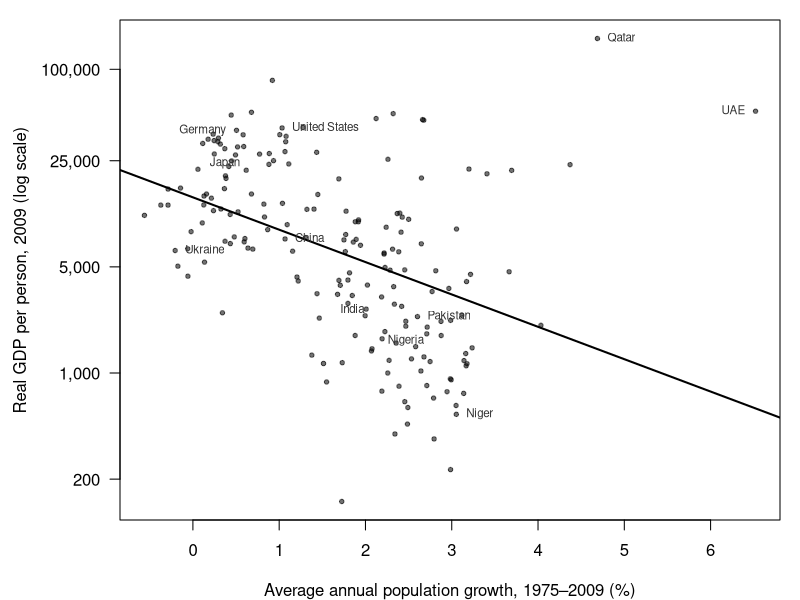
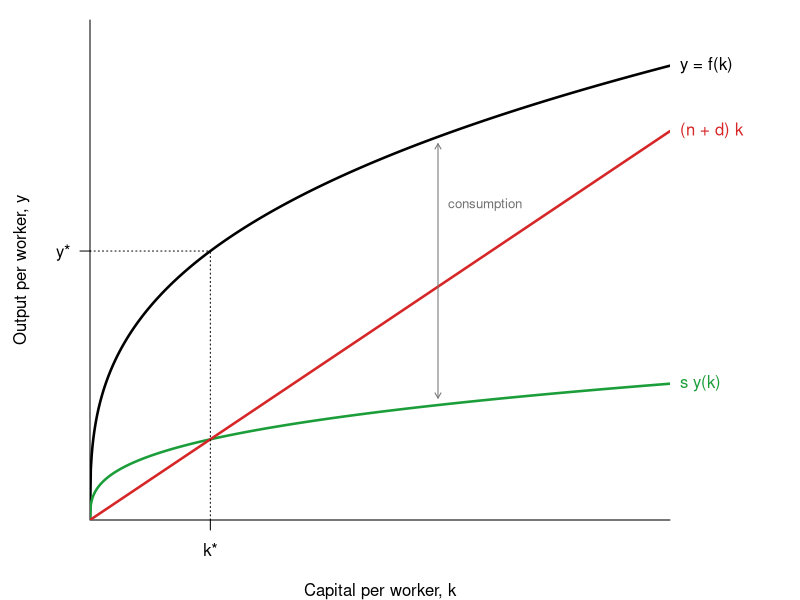
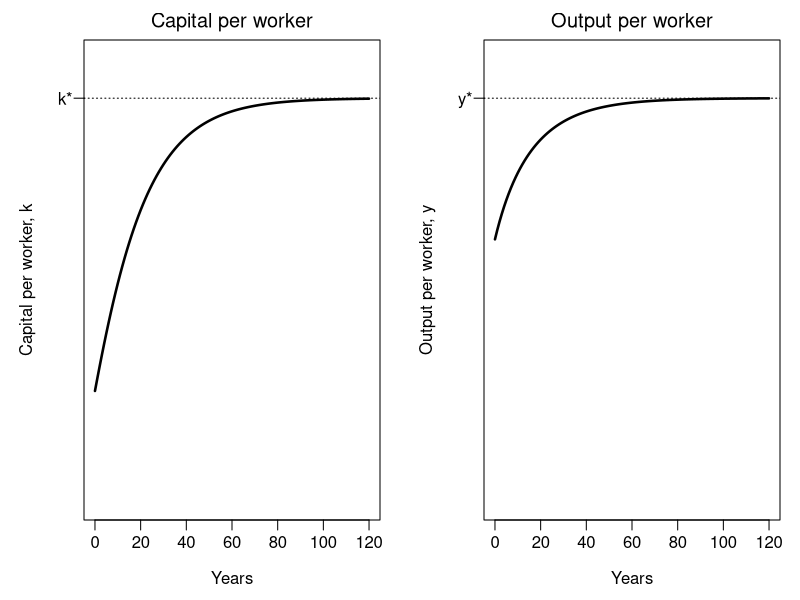
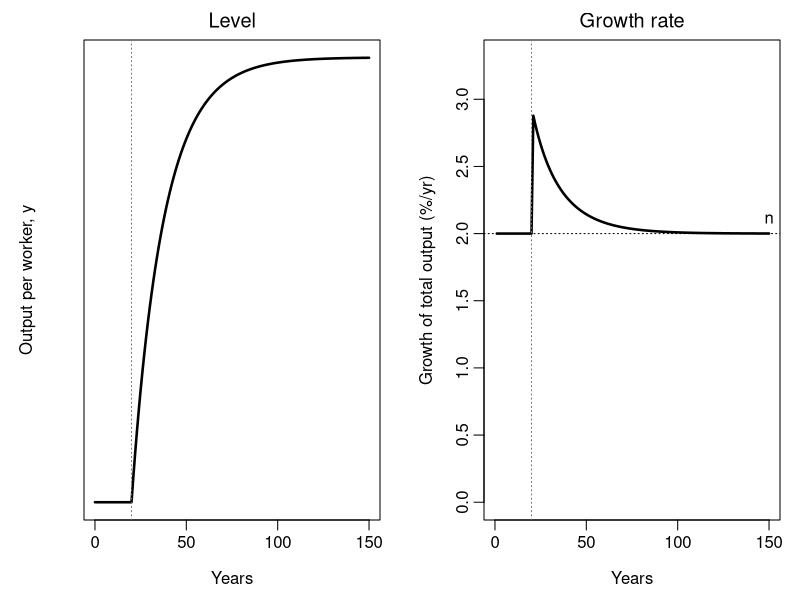
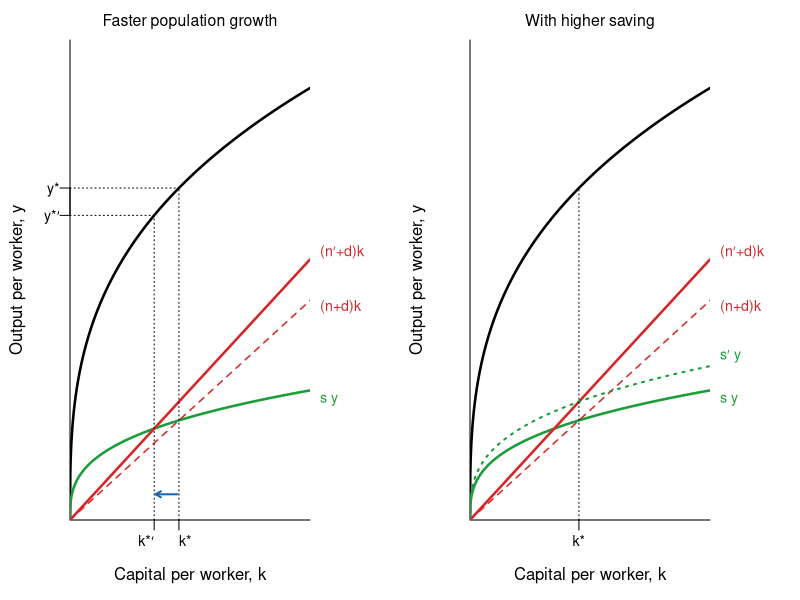
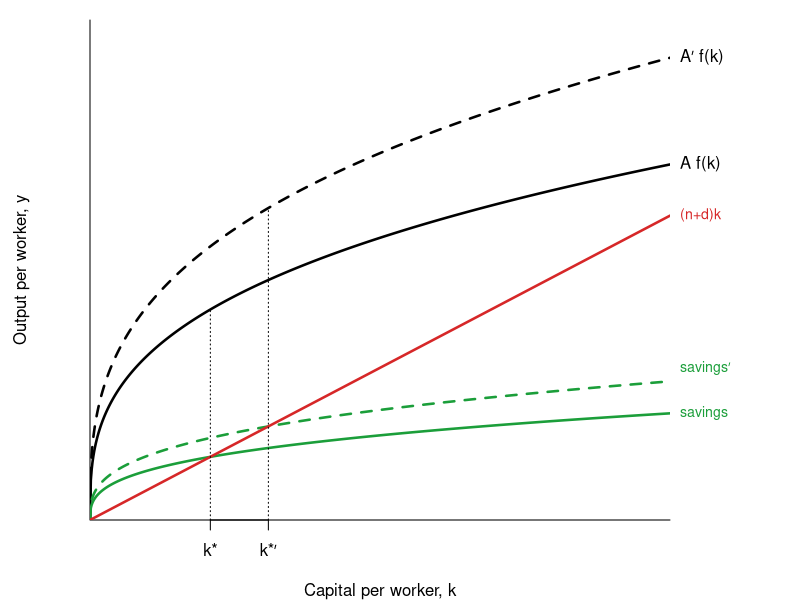
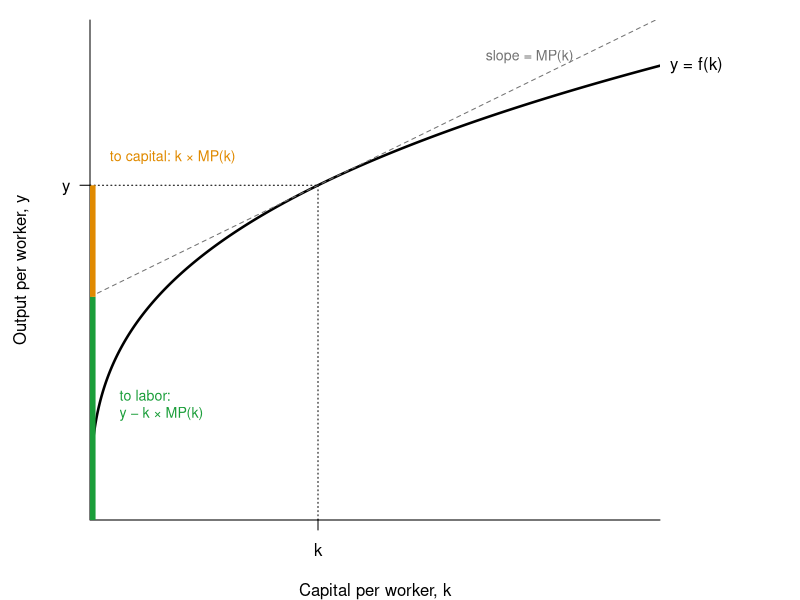
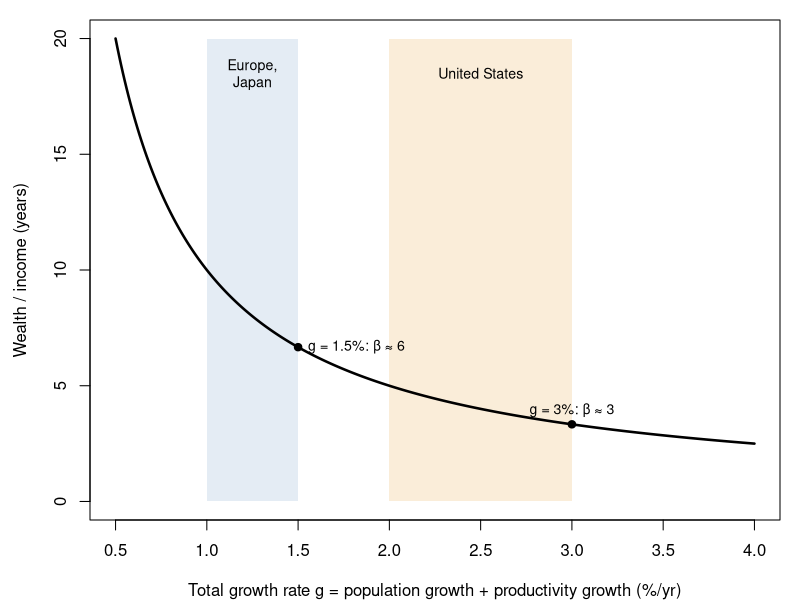

Here is the R script that generated these plots, in order:
## ---- chunk 1
#| label: setup-ch3
#| include: false

col_y <- "black"; col_s <- "#1b9e3a"; col_req <- "#d62728"; col_grey <- "grey45"
col_cap <- "#e08a00"; col_lab <- "#1b9e3a"

## Illustrative Solow model: y = A k^alpha, saving s, population growth n,
## depreciation d. Parameter values are illustrative only.
alpha <- 1/3
f <- function(k, A = 1) A * k^alpha
k_star <- function(s, n, d, A = 1) (s * A / (n + d))^(1 / (1 - alpha))

## Simulate capital per worker year by year:  change in k = s*y - (n+d)*k
simulate_solow <- function(k0, years, s, n, d, A = 1) {
  k <- numeric(years + 1); k[1] <- k0
  for (t in 1:years) k[t + 1] <- k[t] + s * f(k[t], A[min(t, length(A))]) -
                                  (n + d) * k[t]
  k
}

## A two-curve Solow diagram: production function, saving, investment requirement
solow_axes <- function(kmax, ymax, ...) {
  plot(NA, xlim = c(0, kmax), ylim = c(0, ymax), xaxs = "i", yaxs = "i",
       xaxt = "n", yaxt = "n", bty = "l",
       xlab = "Capital per worker, k", ylab = "Output per worker, y", ...)
}
## ---- chunk 2
#| label: fig-weil
#| fig-cap: "Real GDP per person in 2009 (log scale) against average annual population growth, 1975–2009, for 187 countries, with a least-squares line. Data: Weil's Economic Growth dataset (Penn World Table), which lecture code uses."
#| fig-height: 4.6
weil <- read.csv("data/weil_2011_growth_subset.csv")
weil <- weil[complete.cases(weil$gpop, weil$rgdpch2009), ]
op <- par(mar = c(4, 6, 1, 1))
plot(weil$gpop, weil$rgdpch2009, log = "y", pch = 19, cex = 0.6,
     col = adjustcolor("black", 0.55),
     xlab = "Average annual population growth, 1975–2009 (%)",
     ylab = "", yaxt = "n")
axis(2, at = c(200, 1000, 5000, 25000, 100000),
     labels = c("200", "1,000", "5,000", "25,000", "100,000"), las = 1)
abline(lm(log10(rgdpch2009) ~ gpop, data = weil), lwd = 2)
lab_c <- c("Japan", "United States", "Nigeria", "Pakistan", "Germany", "Qatar",
           "United Arab Emirates", "India", "China", "Niger", "Ukraine")
lab_pos <- c(1, 4, 1, 4, 3, 4, 2, 1, 4, 4, 4)
i <- match(lab_c, weil$Country)
text(weil$gpop[i], weil$rgdpch2009[i], sub("United Arab Emirates", "UAE", lab_c),
     cex = 0.7, pos = lab_pos, col = "grey20")
mtext("Real GDP per person, 2009 (log scale)", side = 2, line = 4.5)
r_weil <- cor(weil$gpop, log(weil$rgdpch2009))
par(op)
## ---- chunk 3
#| label: fig-steady
#| fig-cap: "The Solow model. Output per worker y = f(k) rises with capital per worker at a diminishing rate. Saving per worker s·y(k) is a fixed fraction of output. The investment requirement (n + d)k is what must be invested just to keep k constant. The steady state k* is where saving exactly meets the requirement."
#| fig-height: 4.8
#| echo: false
s0 <- 0.3; n0 <- 0.02; d0 <- 0.06
kmax <- 35; k <- seq(0, kmax, 0.05)
ks <- k_star(s0, n0, d0); ys <- f(ks)
op <- par(mar = c(4, 4.5, 1, 6.5))
solow_axes(kmax, 3.6)
lines(k, f(k), lwd = 2.5, col = col_y)
lines(k, s0 * f(k), lwd = 2.5, col = col_s)
lines(k, (n0 + d0) * k, lwd = 2.5, col = col_req)
segments(ks, 0, ks, ys, lty = 3); segments(0, ys, ks, ys, lty = 3)
axis(1, at = ks, labels = "k*"); axis(2, at = ys, labels = "y*", las = 1)
text(kmax, f(kmax), "y = f(k)", pos = 4, xpd = NA)
text(kmax, s0 * f(kmax), "s y(k)", pos = 4, xpd = NA, col = col_s)
text(kmax, (n0 + d0) * kmax, "(n + d) k", pos = 4, xpd = NA, col = col_req)
k1 <- 21
arrows(k1, s0 * f(k1) + 0.05, k1, f(k1) - 0.05, code = 3, length = 0.06,
       col = col_grey)
text(k1, (f(k1) + (n0 + d0) * k1) / 2 + 0.05, "consumption", pos = 4, col = col_grey,
     cex = 0.8)
par(op)
## ---- chunk 4
#| label: fig-converge
#| fig-cap: "Convergence to the steady state from a low initial capital per worker, simulated with the parameters of the previous figure. Output per worker rises quickly at first and then levels off at y*."
#| fig-height: 3.2
#| echo: false
kpath <- simulate_solow(k0 = 2, years = 120, s = s0, n = n0, d = d0)
op <- par(mfrow = c(1, 2), mar = c(4, 4.2, 2, 1), mgp = c(2.4, 0.6, 0))
plot(0:120, kpath, type = "l", lwd = 2.5, ylim = c(0, ks * 1.1), yaxt = "n",
     xlab = "Years", ylab = "Capital per worker, k", main = "Capital per worker",
     font.main = 1)
abline(h = ks, lty = 3); axis(2, at = ks, labels = "k*", las = 1)
plot(0:120, f(kpath), type = "l", lwd = 2.5, ylim = c(0, ys * 1.1), yaxt = "n",
     xlab = "Years", ylab = "Output per worker, y", main = "Output per worker",
     font.main = 1)
abline(h = ys, lty = 3); axis(2, at = ys, labels = "y*", las = 1)
par(op)
## ---- chunk 5
#| label: fig-saving
#| fig-cap: "A permanent rise in the saving rate at year 20 (after Dornbusch and Fischer, Figure 19-5). Left: output per worker rises to a new, higher steady-state level. Right: the growth rate of total output rises temporarily, then falls back to the population growth rate n."
#| fig-height: 3.4
#| echo: false
yrs <- 0:150; t0 <- 20
s_path <- ifelse(yrs < t0, s0, 0.4)
kk <- numeric(length(yrs)); kk[1] <- k_star(s0, n0, d0)
for (t in 2:length(yrs)) kk[t] <- kk[t - 1] + s_path[t - 1] * f(kk[t - 1]) -
                                   (n0 + d0) * kk[t - 1]
yy <- f(kk)
gY <- c(NA, 100 * (diff(log(yy)) + n0))
op <- par(mfrow = c(1, 2), mar = c(4, 4.2, 2, 1), mgp = c(2.4, 0.6, 0))
plot(yrs, yy, type = "l", lwd = 2.5, yaxt = "n", xlab = "Years",
     ylab = "Output per worker, y", main = "Level", font.main = 1)
abline(v = t0, lty = 3, col = col_grey)
plot(yrs, gY, type = "l", lwd = 2.5, ylim = c(0, max(gY, na.rm = TRUE) * 1.15),
     xlab = "Years", ylab = "Growth of total output (%/yr)", main = "Growth rate",
     font.main = 1)
abline(h = 100 * n0, lty = 3); abline(v = t0, lty = 3, col = col_grey)
text(150, 100 * n0, "n", pos = 3)
par(op)
## ---- chunk 6
#| label: fig-popgrowth
#| fig-cap: "Faster population growth (left) rotates the investment requirement upward, lowering steady-state capital per worker (k*′) and output per worker (y*′). Right: saving more (dotted s′y(k)) could restore the old capital per worker, but at the cost of consumption."
#| fig-height: 4.2
#| echo: false
n1 <- 0.035; kz <- 16; kzz <- seq(0, kz, 0.02)
ks1 <- k_star(s0, n1, d0); ys1 <- f(ks1)
s1 <- s0 * (n1 + d0) / (n0 + d0)        # saving rate that restores old k*
op <- par(mfrow = c(1, 2), mar = c(4, 3.5, 2, 4.5), mgp = c(2.2, 0.5, 0))
for (panel in 1:2) {
  solow_axes(kz, 2.8, main = c("Faster population growth", "With higher saving")[panel],
             font.main = 1, cex.main = 0.95)
  lines(kzz, f(kzz), lwd = 2.5)
  lines(kzz, s0 * f(kzz), lwd = 2.5, col = col_s)
  lines(kzz, (n0 + d0) * kzz, lwd = 1.5, col = col_req, lty = 2)
  lines(kzz, (n1 + d0) * kzz, lwd = 2.5, col = col_req)
  text(kz, s0 * f(kz) - 0.05, "s y", pos = 4, xpd = NA, col = col_s, cex = 0.85)
  text(kz, (n1 + d0) * kz + 0.04, "(n′+d)k", pos = 4, xpd = NA,
       col = col_req, cex = 0.85)
  text(kz, (n0 + d0) * kz - 0.04, "(n+d)k", pos = 4, xpd = NA, col = col_req,
       cex = 0.85)
  if (panel == 1) {
    segments(c(ks, ks1), 0, c(ks, ks1), c(ys, ys1), lty = 3)
    axis(1, at = ks1, labels = "k*′", cex.axis = 0.85, hadj = 1)
    axis(1, at = ks, labels = "k*", cex.axis = 0.85, hadj = 0)
    axis(2, at = c(ys1, ys), labels = c("y*′", "y*"), las = 1, cex.axis = 0.85)
    segments(0, c(ys, ys1), c(ks, ks1), c(ys, ys1), lty = 3)
    arrows(ks - 0.1, 0.15, ks1 + 0.1, 0.15, length = 0.06, col = "#2166ac", lwd = 2)
  } else {
    lines(kzz, s1 * f(kzz), lwd = 2, col = col_s, lty = 3)
    text(kz, s1 * f(kz) + 0.06, "s′ y", pos = 4, xpd = NA, col = col_s, cex = 0.85)
    segments(ks, 0, ks, ys, lty = 3)
    axis(1, at = ks, labels = "k*", cex.axis = 0.85)
  }
}
par(op)
## ---- chunk 7
#| label: fig-tech
#| fig-cap: "A technological improvement raises output at every capital-labor ratio, from A f(k) to A′f(k). Saving rises with output, so the steady state moves from k* to k*′: technology raises output directly and then through capital deepening."
#| fig-height: 4.6
#| echo: false
A1 <- 1.3
ksA <- k_star(s0, n0, d0, A1)
op <- par(mar = c(4, 4.5, 1, 6.5))
solow_axes(kmax, 4.6)
kx <- seq(0, kmax, 0.05)
lines(kx, f(kx), lwd = 2.5); lines(kx, f(kx, A1), lwd = 2.5, lty = 2)
lines(kx, s0 * f(kx), lwd = 2.5, col = col_s)
lines(kx, s0 * f(kx, A1), lwd = 2.5, col = col_s, lty = 2)
lines(kx, (n0 + d0) * kx, lwd = 2.5, col = col_req)
xr <- kmax
text(xr, f(xr), "A f(k)", pos = 4, xpd = NA)
text(xr, f(xr, A1), "A′ f(k)", pos = 4, xpd = NA)
text(xr, s0 * f(xr), "savings", pos = 4, xpd = NA, col = col_s, cex = 0.85)
text(xr, s0 * f(xr, A1) + 0.12, "savings′", pos = 4, xpd = NA, col = col_s,
     cex = 0.85)
text(xr, (n0 + d0) * xr, "(n+d)k", pos = 4, xpd = NA,
     col = col_req, cex = 0.85)
segments(c(ks, ksA), 0, c(ks, ksA), c(f(ks), f(ksA, A1)), lty = 3)
axis(1, at = c(ks, ksA), labels = c("k*", "k*′"))
par(op)
## ---- chunk 8
#| label: tbl-malthus-solow
#| tbl-cap: "Malthus and Solow compared (from lecture)."
#| echo: false
knitr::kable(data.frame(
  ` ` = c("Fixed factors", "Variable factors", "Exogenous", "Endogenous",
          "Steady population growth?", "Growth in standard of living?",
          "Effect of better technology", "What determines the outcome"),
  Malthus = c("Resources (land)", "Labor supply", "Technology", "Labor supply",
              "No: explains why population stayed constant", "No",
              "Gains disappear", "Demographic behavior: b(w) and d(w)"),
  Solow = c("None", "Labor supply, capital", "Technology, labor supply", "Capital",
            "Yes: can support steady population growth",
            "Not without technological change",
            "Gains are preserved (a ratchet)", "The production function: y(k)"),
  check.names = FALSE))
## ---- chunk 9
#| label: fig-shares
#| fig-cap: "Splitting output between capital and labor at capital per worker k. The tangent to the production function has slope MP(k), the return on capital. Capital's income per worker is k × MP(k) (orange); labor's is the rest, y − k × MP(k) (green), which is where the tangent meets the vertical axis."
#| fig-height: 4.4
#| echo: false
k0 <- 14; y0 <- f(k0); mp0 <- alpha * k0^(alpha - 1)
icpt <- y0 - mp0 * k0
op <- par(mar = c(4, 4.5, 1, 7))
solow_axes(kmax, 3.6)
lines(k, f(k), lwd = 2.5)
abline(icpt, mp0, lty = 2, col = col_grey)
segments(k0, 0, k0, y0, lty = 3); segments(0, y0, k0, y0, lty = 3)
segments(0.15, 0, 0.15, icpt, lwd = 6, col = col_lab, lend = 1)
segments(0.15, icpt, 0.15, y0, lwd = 6, col = col_cap, lend = 1)
axis(1, at = k0, labels = "k"); axis(2, at = y0, labels = "y", las = 1)
text(kmax, f(kmax), "y = f(k)", pos = 4, xpd = NA)
text(1.2, icpt / 2, "to labor:\ny − k × MP(k)", pos = 4, col = col_lab, cex = 0.85)
text(0.6, y0 + 0.2, "to capital: k × MP(k)", pos = 4,
     col = col_cap, cex = 0.85)
text(k0 + 13, icpt + mp0 * (k0 + 13) + 0.08, "slope = MP(k)", pos = 3, col = col_grey,
     cex = 0.85)
par(op)
## ---- chunk 10
#| label: tbl-gl
#| tbl-cap: "Share of labor and asset income received by the top decile in different inequality regimes, and the effect of a unit increase in the capital/income ratio β on the top decile's share of total income. Source: Goldstein and Lee (2014), using Piketty's estimates (as shown in lecture)."
#| echo: false
knitr::kable(data.frame(
  ` ` = c("Labor income", "Asset income", "Total income", "Effect of a unit increase in β"),
  `Low inequality (Scandinavia, 1970s)` = c("20%", "50%", "25%", "1.50%"),
  `Medium inequality (Europe, 2010)` = c("25%", "60%", "35%", "1.75%"),
  `High inequality (US 2010, Europe 1910)` = c("35%", "70%", "50%", "1.75%"),
  `Very high inequality (US 2030?)` = c("45%", "90%", "60%", "2.25%"),
  check.names = FALSE))
## ---- chunk 11
#| label: fig-beta
#| fig-cap: "The long-run wealth-to-income ratio β = s/g for a saving rate of 10%, as total growth g varies. Shaded bands show Piketty and Saez's ranges for total growth in Europe and Japan (about 1–1.5% a year, with population growth near zero) and in the United States (at least 2–2.5%, with population growth above 1% thanks to immigration)."
#| fig-height: 4
#| echo: false
g <- seq(0.5, 4, 0.01)
op <- par(mar = c(4, 4.5, 1, 1))
plot(g, 10 / g, type = "n", ylim = c(0, 20), xlim = c(0.5, 4),
     xlab = "Total growth rate g = population growth + productivity growth (%/yr)",
     ylab = "Wealth / income (years)")
rect(1, 0, 1.5, 20, col = adjustcolor("#2166ac", 0.12), border = NA)
rect(2, 0, 3, 20, col = adjustcolor(col_cap, 0.15), border = NA)
lines(g, 10 / g, lwd = 2.5)
text(1.25, 18.5, "Europe,\nJapan", cex = 0.85)
text(2.5, 18.5, "United States", cex = 0.85)
points(c(3, 1.5), c(10 / 3, 10 / 1.5), pch = 19)
text(3, 10 / 3, "g = 3%: β ≈ 3", pos = 3, cex = 0.85)
text(1.5, 10 / 1.5, "g = 1.5%: β ≈ 6", pos = 4, cex = 0.85)
par(op)
